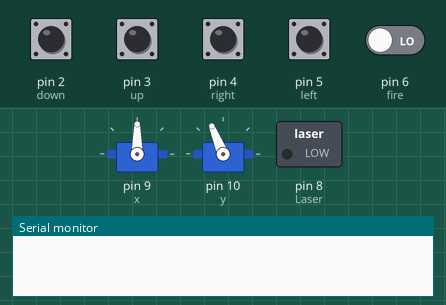
Simulated run of this sketch. Board: Arduino Uno, built with avr-gcc and run on an emulated ATmega328P. Shown: 2 × servo, switched loads named in the sketch (green lamp = pin HIGH), the last lines printed to the serial monitor. Dashed ring = blinking. The test bench sets the inputs (shaded band); at power-on: pin 2 (down), pin 3 (up), pin 4 (right), pin 5 (left), pin 6 (fire) LOW.

Above: at 1.2 s.
1.3 s: pin 6 (fire) driven HIGH
At 1.48 s:
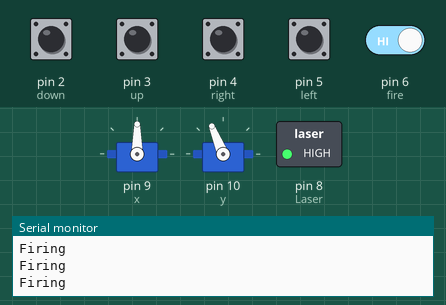
4.3 s: pin 3 (up) pulled HIGH for 0.15 s
At 5.79 s:
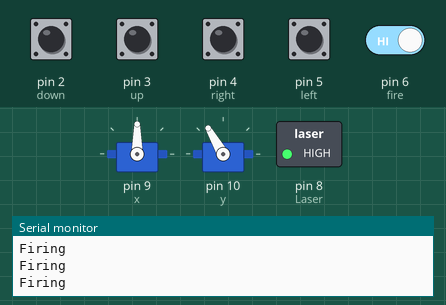
7.3 s: pin 2 (down) pulled HIGH for 1 s
At 9.34 s:
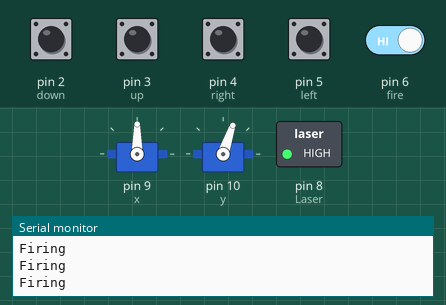
10.3 s: pin 4 (right) pulled HIGH for 1 s
At 10.64 s:
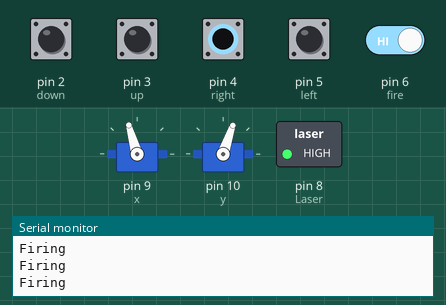
13.3 s: pin 4 (right) pulled HIGH for 0.15 s
At 13.84 s:
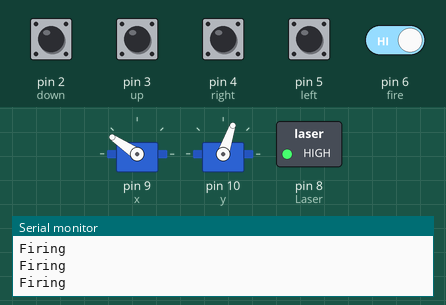
16.3 s: pin 3 (up) pulled HIGH for 1 s
At 16.77 s:
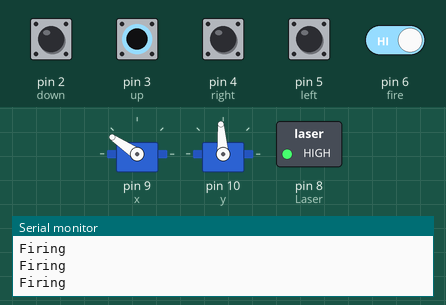
Timing chart, 0 to 20.3 s (numbered marks = the images above; inputs shaded):
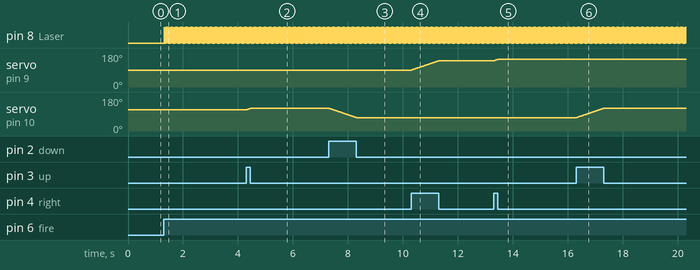

Measured:
- after the input at 1.3 s, pin 8 (Laser): alternates HIGH for 0.01 s and LOW for 0.01 s, starting at once
- after the input at 4.3 s, servo on pin 10 (y): 112° → 120° at once
- after the input at 7.3 s, servo on pin 10 (y): moves from 120° to 71° over 0.97 s, starting at once
- after the input at 10.3 s, servo on pin 9 (x): moves from 90° to 139° over 0.97 s, starting at once
- after the input at 13.3 s, servo on pin 9 (x): 139° → 146° at once
- after the input at 16.3 s, servo on pin 10 (y): moves from 71° to 120° over 0.97 s, starting at once

The sketch:

Servo_control_using_two_buttons.ino.ino
```cpp
#include<Servo.h>
Servo x;
Servo y;

void setup(){
pinMode(2,INPUT);//down;
pinMode(3,INPUT);//up
pinMode(4,INPUT);//right
pinMode(5,INPUT);//left
pinMode(6,INPUT);//fire
pinMode(8,OUTPUT);//Laser
x.attach(9);//x axis
y.attach(10);//y axis
Serial.begin(9600);
}

int a,b,xr=90,yr=112,e,c,d,f,w=5;

void loop(){
a = digitalRead(2);
b = digitalRead(3);
c = digitalRead(4);
d = digitalRead(5);
f = digitalRead(6);


if(b!=0){
  if(yr<180){
    yr++;
  }
}
if(a!=0){
  if(yr>0){
    yr--;
  }
}
y.write(yr);
delay(w);


if(c!=0){
  if(xr<180){
    xr++;
  }
}
if(d!=0){
  if(xr>0){
    xr--;
  }
}
x.write(xr);
delay(w);

if(f!=0){
  digitalWrite(8,HIGH);
 delay(10);
  digitalWrite(8,LOW);
  Serial.write("\nFiring\n");
  }

}
```
